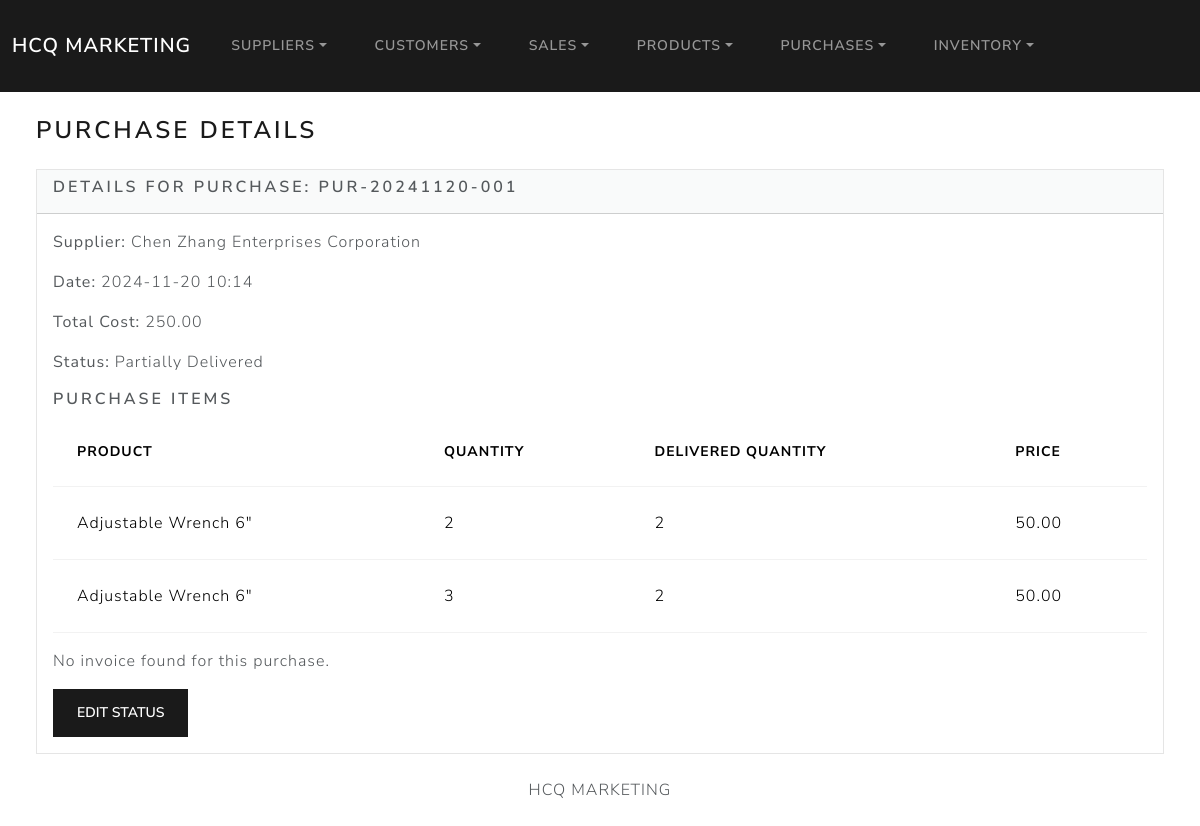
Page /9/ on the committed database.
### purchases/models.py (models this page shows, shortened)
class Purchase(models.Model):
    STATUS_CHOICES = [
        ('Pending', 'Pending'),
        ('Partially Delivered', 'Partially Delivered'),
        ('Delivered', 'Delivered'),
        ('Cancelled', 'Cancelled'),
    ]
    supplier = models.ForeignKey(Supplier, on_delete=models.CASCADE, related_name='purchases')
    date = models.DateTimeField(auto_now_add=True)
    total_cost = models.DecimalField(max_digits=10, decimal_places=2, default=0.00)
    purchase_code = models.CharField(max_length=20, unique=True, editable=False, blank=True)
    status = models.CharField(max_length=20, choices=STATUS_CHOICES, default='Pending')

class PurchaseItem(models.Model):
    purchase = models.ForeignKey(Purchase, on_delete=models.CASCADE, related_name='items')
    inventory = models.ForeignKey(Inventory, on_delete=models.CASCADE, related_name='purchase_items')
    quantity = models.PositiveIntegerField(default=0)
    delivered_quantity = models.PositiveIntegerField(default=0)
    price = models.DecimalField(max_digits=10, decimal_places=2, blank=True, null=True)

### suppliers/models.py (models this page shows, shortened)
class Supplier(models.Model):
    first_name = models.CharField(max_length=50)
    last_name = models.CharField(max_length=50)
    supplier_hardware = models.CharField(max_length=50)
    email = models.EmailField(max_length=100)
    address = models.CharField(max_length=100)
    contact_num = models.CharField(max_length=15)
    dateStart = models.DateField("Date Started")
    dateEdit = models.DateTimeField(default=timezone.now)

### inventory/models.py (models this page shows, shortened)
class Inventory(models.Model):
    product = models.ForeignKey(Product, on_delete=models.CASCADE)
    inventory_stock = models.PositiveIntegerField(default=0)

### products/models.py (models this page shows, shortened)
class Product(models.Model):
    product_code = models.CharField(max_length=100 ,default='DEFAULT_CODE')
    product_name = models.CharField(max_length=100)
    product_descript = models.TextField()
    product_price = models.DecimalField(max_digits=10, decimal_places=2)
    product_unit = models.CharField(max_length=50)
    purchase_price = models.DecimalField(max_digits=10, decimal_places=2, null=True, blank=True)  # Price from supplier (optional)

### purchases/views.py (the view)
# urls.py: path('<int:purchase_id>/', views.purchase_detail, name='purchase_detail'),
def purchase_detail(request, purchase_id):
    purchase = get_object_or_404(Purchase, id=purchase_id)
    invoice = None
    if purchase.status == 'Delivered':
        try:
            invoice = Invoice.objects.get(purchase=purchase)
        except Invoice.DoesNotExist:
            invoice = None
    return render(request, 'purchases/purchase_detail.html', {
        'purchase': purchase,
        'invoice': invoice
    })

### purchases/templates/purchases/purchase_detail.html (shortened to what this page needs)
{% extends "base.html" %}
{% block body %}
<h3 class="m-4">Purchase Details</h3>
<div class="row">
    <div class="col-12">
        <div class="card bg-light ms-4 me-4 mb-4">
            <div class="card-header">
                <h5 class="card-title">Details for Purchase: {{ purchase.purchase_code }}</h5>
            </div>
            <div class="card-body">
                <p><strong>Supplier:</strong> {{ purchase.supplier.supplier_hardware }}</p>
                <p><strong>Date:</strong> {{ purchase.date|date:"Y-m-d H:i" }}</p>
                <p><strong>Total Cost:</strong> {{ purchase.total_cost }}</p>
                <p><strong>Status:</strong> {{ purchase.status }}</p>
                <h5>Purchase Items</h5>
                <table class="table">
                    <thead>
                        <tr>
                            <th scope="col">Product</th>
                            <th scope="col">Quantity</th>
                            <th scope="col">Delivered Quantity</th>
                            <th scope="col">Price</th>
                        </tr>
                    </thead>
                    <tbody>
                        {% for item in purchase.items.all %}
                        <tr>
                            <td>{{ item.inventory.product.product_name }}</td>
                            <td>{{ item.quantity }}</td>
                            <td>{{ item.delivered_quantity }}</td>
                            <td>{{ item.price }}</td>
                        </tr>
                        {% endfor %}
                    </tbody>
                </table>
                {% if invoice %}
                    <h5>Invoice Details</h5>
                    <table class="table">
                        <thead>
                            <tr>
                                <th scope="col">Invoice Number</th>
                                <th scope="col">Invoice Date</th>
                                <th scope="col">Shipment Date</th>
                                <th scope="col">Remarks</th>
                            </tr>
                        </thead>
                        <tbody>
                            <tr>
                                <td>{{ invoice.invoice_number }}</td>
                                <td>{{ invoice.invoice_date|date:"Y-m-d" }}</td>
                                <td>{{ invoice.shipment_date|date:"Y-m-d" }}</td>
                                <td>{{ invoice.remarks }}</td>
                            </tr>
                        </tbody>
                    </table>
                {% else %}
                    <p>No invoice found for this purchase.</p>
                {% endif %}
                <button class="btn btn-primary" data-bs-toggle="modal" data-bs-target="#editStatusModal">
                    Edit Status
                </button>
            </div>
        </div>
    </div>
</div>
{% endblock %}

### rows in the picture
Purchase: purchase_code "PUR-20241120-001", supplier.supplier_hardware "Chen Zhang Enterprises Corporation", date "2024-11-20 10:14", total_cost "250.00", status "Partially Delivered"
PurchaseItem: inventory.product.product_name "Adjustable Wrench 6\"", quantity "2", delivered_quantity "2", price "50.00"
PurchaseItem: inventory.product.product_name "Adjustable Wrench 6\"", quantity "3", delivered_quantity "2", price "50.00"
